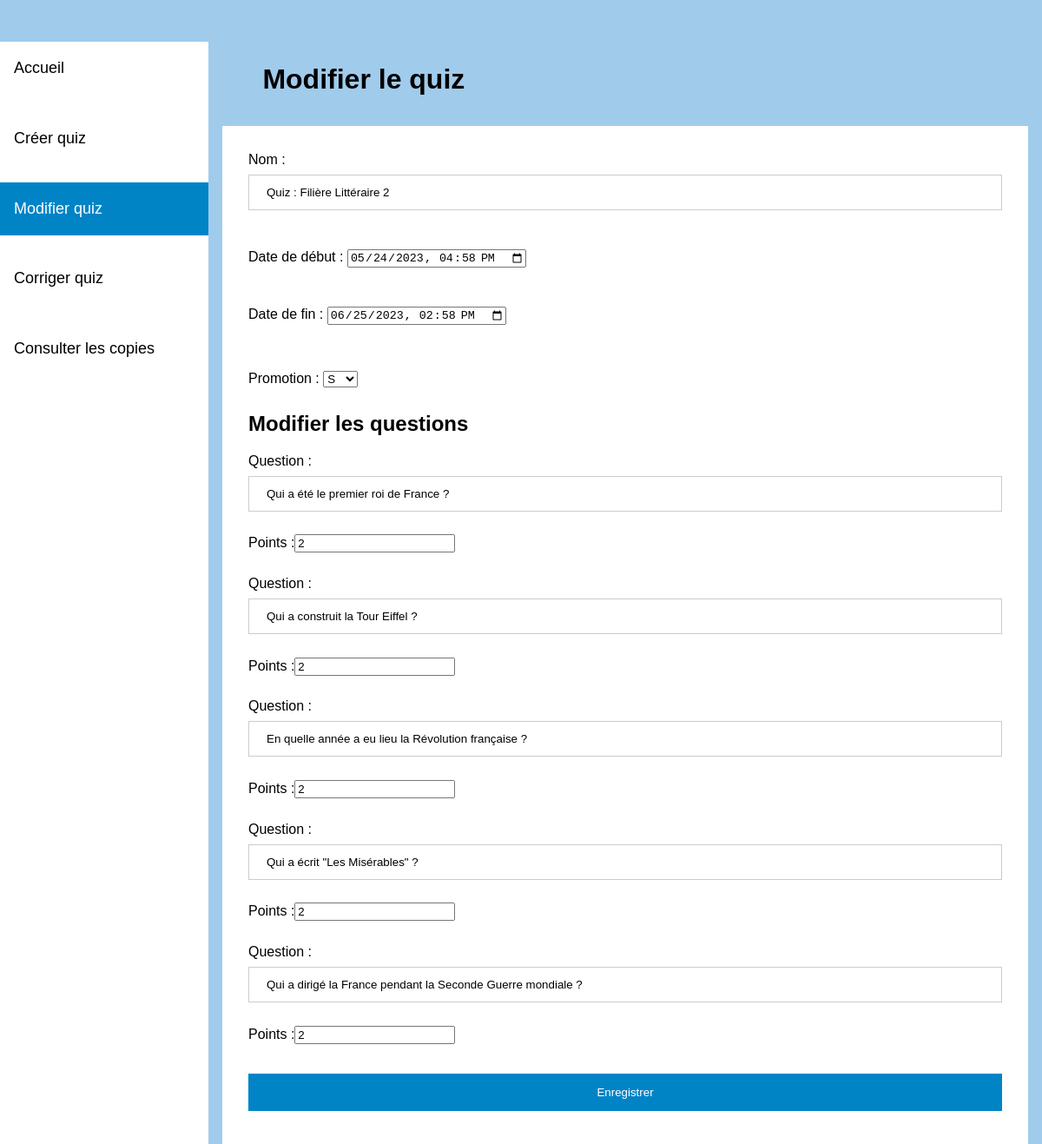
The app's page /modifquiz.php?id_quiz=4 with its own data.
### tables this page shows
CREATE TABLE `quiz` (
  `id_quiz` int(11) NOT NULL,
  `id_promo` int(11) NOT NULL,
  `nom` varchar(255) NOT NULL,
  `id_formateur` int(11) NOT NULL,
  `start_time` datetime DEFAULT NULL,
  `end_time` datetime DEFAULT NULL
);

CREATE TABLE `question` (
  `id_question` int(11) NOT NULL,
  `id_quiz` int(11) NOT NULL,
  `nom` text NOT NULL,
  `points` int(11) NOT NULL
);

### modifquiz.php (the view, shortened to what this page needs)
<html>
<head>
    <link rel="stylesheet" href="accueil.css" media="screen" type="text/css" />
</head>
<body>
<ul>
  <li><a href="formateur.php">Accueil</a></li>
  <li><a href="creerquizz.php">Créer quiz</a></li>
  <li><a class="active" href="modif_quiz_liste.php">Modifier quiz</a></li>
  <li><a href="corriger_quiz_liste.php">Corriger quiz</a></li>
  <li><a href="consult_quiz_liste_prof.php">Consulter les copies</a></li>
</ul>
<?php
require_once('connexion.php');
if (isset($_GET['id_quiz'])) {
    $id_quiz = $_GET['id_quiz'];
    $requete_select_quiz = $bdd->prepare("SELECT * FROM quiz WHERE id_quiz = :id_quiz");
    $requete_select_quiz->bindParam(':id_quiz', $id_quiz);
    $requete_select_quiz->execute();
    $quiz = $requete_select_quiz->fetch(PDO::FETCH_ASSOC);
} else {
    echo "L'id du quiz n'a pas été passé en GET";
    exit;
}
?>
<div id="container">
<div id="content">
    <h1>Modifier le quiz</h1>
    <form method="post">
        <label for="nom">Nom :</label>
        <input type="text" name="nom" id="nom" value="<?php echo $quiz['nom']; ?>"><br><br>
        <label for="debut">Date de début :</label>
        <input type="datetime-local" name="debut" id="debut" value="<?php echo date('Y-m-d\TH:i', strtotime($quiz['start_time'])); ?>"><br><br>
        <label for="fin">Date de fin :</label>
        <input type="datetime-local" name="fin" id="fin" value="<?php echo date('Y-m-d\TH:i', strtotime($quiz['end_time'])); ?>"><br><br>
        <label for="promo">Promotion : </label>
        <select name="promo">
        <?php
            $requete_promo = $bdd->query("SELECT id_promo, nom_promo FROM promotion");
            while($donnees_promo = $requete_promo->fetch()){
                echo "<option value='".$donnees_promo['id_promo']."'>".$donnees_promo['nom_promo']."</option>";
            }
        ?>
        </select>
        <h2>Modifier les questions</h2>
        <?php
            $requete_select_questions = $bdd->prepare("SELECT * FROM question WHERE id_quiz = :id_quiz");
            $requete_select_questions->bindParam(':id_quiz', $id_quiz);
            $requete_select_questions->execute();
            $questions = $requete_select_questions->fetchAll(PDO::FETCH_ASSOC);
            foreach ($questions as $question) {
                echo "<label for='question_".$question['id_question']."'>Question :</label>";
                echo "<input type='text' name='question_".$question['id_question']."' id='question_".$question['id_question']."' value='".$question['nom']."'><br>";
                echo "<label for='points_".$question['id_question']."'>Points :</label>";
                echo "<input type='number' name='points_".$question['id_question']."' id='points_".$question['id_question']."' value='".$question['points']."'><br>";
            }
        ?>
        <input type="submit" name="submit" value="Enregistrer">
    </form>
</div>
</div>
</body>
</html>

### accueil.css (style rules this page uses)
body { background: #a0cbeb; margin: 0; font-family: 'Gill Sans', 'Gill Sans MT', Calibri, 'Trebuchet MS', sans-serif; }
ul { list-style-type: none; margin: 0; padding: 0; width: 20%; background-color: white; position: fixed; height: 100%; overflow: auto; font-size: large; }
li a { display: block; color: #000; margin-bottom: 1.1em; padding: 20px 16px 20px; text-decoration: none; }
li a.active { background-color: #0084c6; color: white; }
#container { margin-top: 3em; margin-left: 20%; padding:1px 16px; height:1000px; }
#content { margin-top: 1.5em; }
form { padding: 30px; background: #fff; }
#container h1 { width: 90%; margin: 0 auto; padding-bottom: 1.1em; }
input { margin-bottom: 2em; }
input[type=text], input[type=password] { width: 100%; padding: 12px 20px; margin: 8px 0; margin-bottom: 2em; display: inline-block; border: 1px solid #ccc; box-sizing: border-box; }
input[type=submit] { background-color: #0084c6; color: white; padding: 14px 20px; margin: 8px 0; border: none; cursor: pointer; width: 100%; }
select { margin: 8px 0; }

### records on screen
quiz: nom "Quiz : Filière Littéraire 2", debut "05/24/2023 16:58", fin "06/25/2023 14:58"
question: nom "Qui a été le premier roi de France ?", points "2"
question: nom "Qui a construit la Tour Eiffel ?", points "2"
question: nom "En quelle année a eu lieu la Révolution française ?", points "2"
question: nom "Qui a écrit \"Les Misérables\" ?", points "2"
question: nom "Qui a dirigé la France pendant la Seconde Guerre mondiale ?", points "2"

### other values on screen
form field promo "S"
